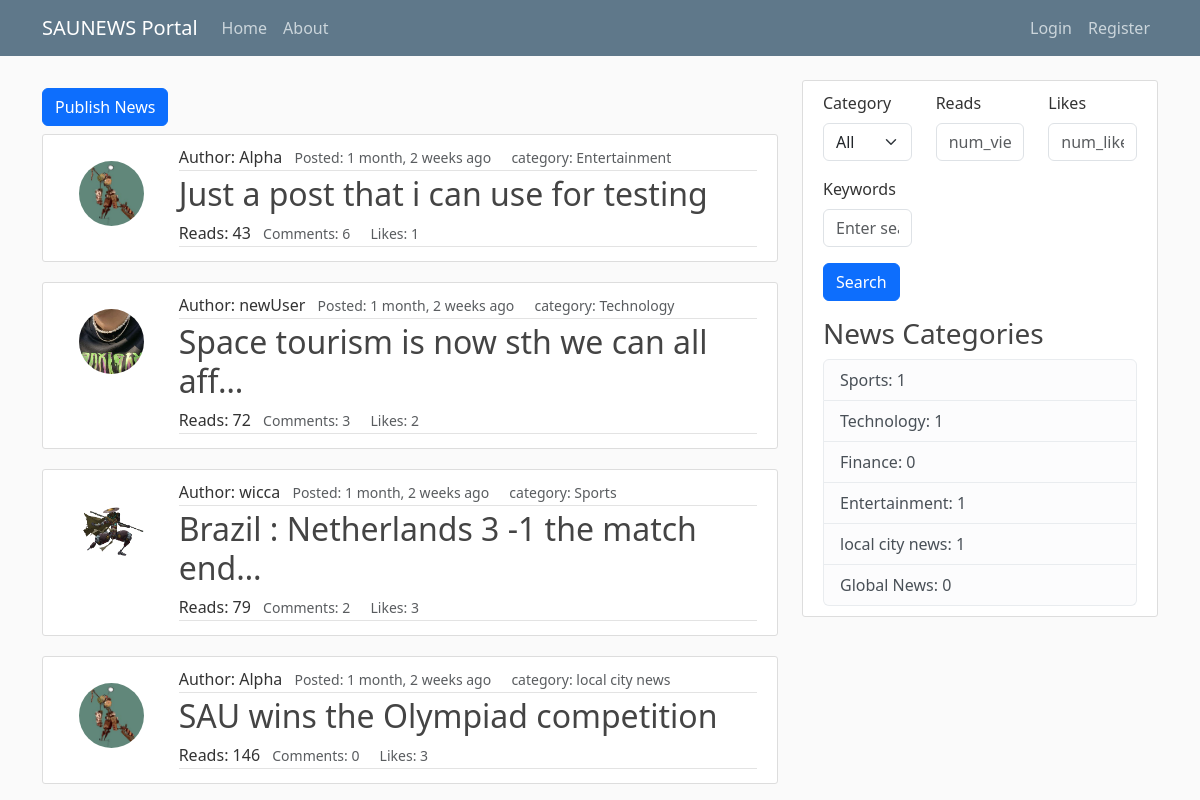
Before: / with the older database file.
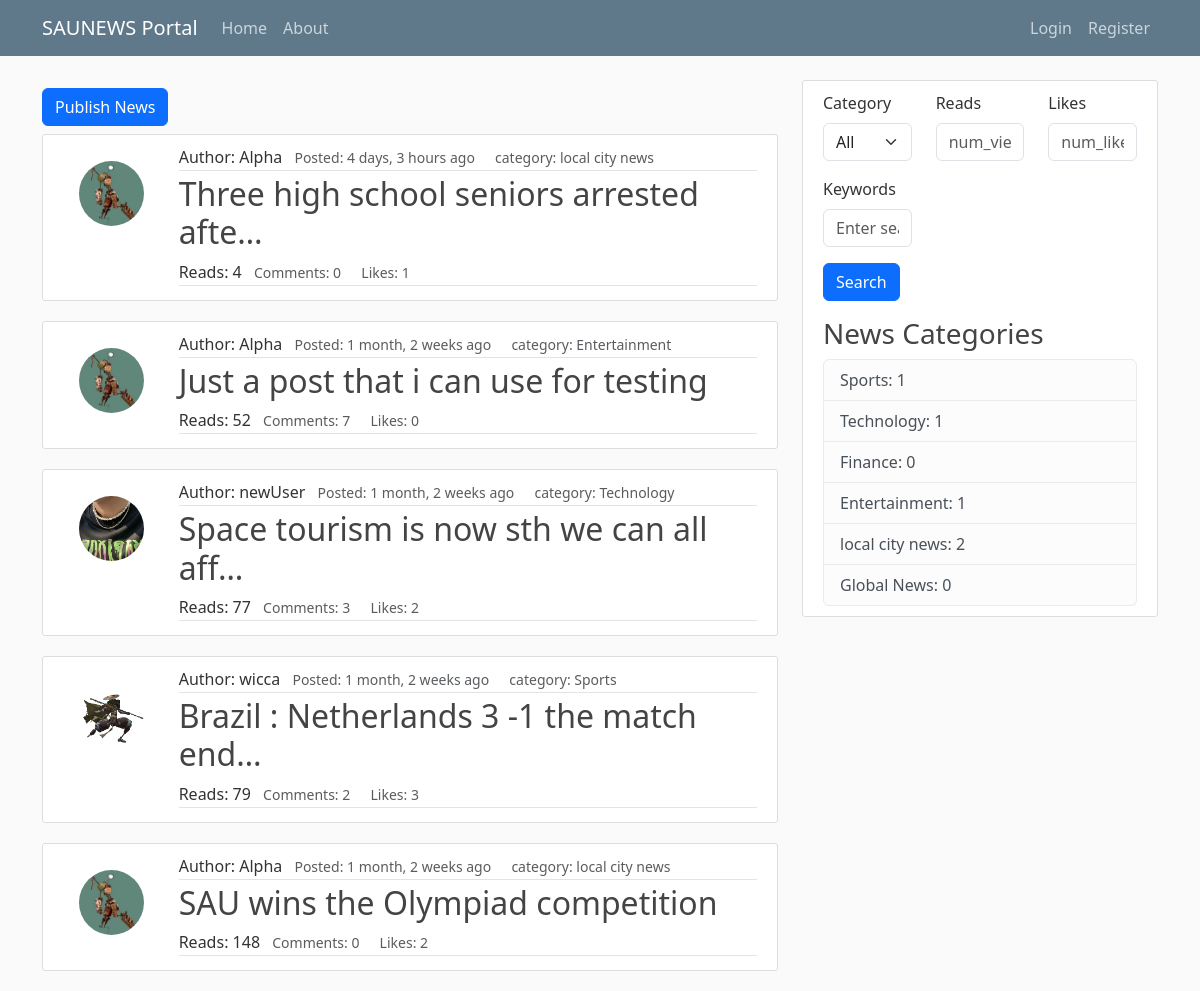
After: the same page with the newer database file.
### blog/models.py (models this page shows, shortened)
class Post(models.Model):
    title = models.CharField(max_length=100)
    content = models.TextField(null=True)
    category = models.ForeignKey(Category, on_delete=models.CASCADE, null=True)
    date_created = models.DateTimeField(default=timezone.now)
    author = models.ForeignKey(User, on_delete=models.CASCADE)
    likes = models.ManyToManyField(User, related_name='blog_posts')
    reads = models.IntegerField(default=0)
    comments_count = models.IntegerField(default=0)
    video = models.FileField(upload_to='videos/', null=True, blank=True)
    image = models.ImageField(upload_to='images/', null=True, blank=True)
    def total_likes(self):
        return self.likes.count()

class Category(models.Model):
    name = models.CharField(max_length=100)
    class Meta:
        verbose_name_plural = 'categories'
    def __str__(self):
        return self.name

### users/models.py (models this page shows, shortened)
class Profile(models.Model):
    user = models.OneToOneField(User, on_delete=models.CASCADE)
    image = models.ImageField(default="default.jpg", upload_to='profile_pics')

### blog/views.py (the view)
# urls.py: path("", views.home, name="blog_home"),
def home(request):
    posts = Post.objects.all().order_by('-date_created')
    context = {'posts': posts}
    return render(request, 'blog/home.html', context)

### blog/context_processors.py (called while the page is built)
def categories(request):
    categories = Category.objects.annotate(num_posts=Count('post'))
    return {'categories': categories}

### blog/templates/blog/home.html (shortened to what this page needs)
{% extends 'blog/base.html' %}
{% block content %}
    <a href="{% url 'post_create' %}" class="btn btn-primary my-2">Publish News</a>
    {% for post in posts %}
        <article class="media content-section">
            <div class="row g-0">
                <div class="col mt-3 ps-3">
                    <img src="{{ post.author.profile.image.url }}" class="rounded-circle article-img">
                </div>
                <div class="col-lg-10 media-body">
                    <div class="article-metadata">
                        <span>Author: {{ post.author }}</span>
                        <small class="px-2 text-muted">Posted: {{ post.date_created | timesince}} ago</small>
                        <small class="px-2 text-muted">category: {{ post.category }}</small>
                    </div>
                    <h2><a class="article-title nav-link " href="{% url 'post_detail' post.id %}">{{ post.title | truncatechars:40 }}</a></h2>
                    <div class="article-metadata ">
                        <span>Reads: {{ post.reads }}</span>
                        <small class="px-2 text-muted">Comments: {{ post.comments_count }}</small>
                        <small class="px-2 text-muted">Likes: {{ post.total_likes }}</small>
                    </div>
                </div>
            </div>
        </article>
    {% endfor %}
{% endblock content %}

### blog/templates/blog/base.html (shortened to what this page needs)
{% load static %}
<html lang="en">
  <head>
    <link href="https://cdn.jsdelivr.net/npm/bootstrap@5.3.0-alpha1/dist/css/bootstrap.min.css" rel="stylesheet">
    <link rel="stylesheet" href="https://cdn.jsdelivr.net/npm/bootstrap-icons@1.10.3/font/bootstrap-icons.css">
    <link rel="stylesheet" href="{% static 'blog/main.css' %}">
  </head>
  <body>
    <header class="site-header">
        <nav class="navbar navbar-expand-md navbar-dark bg-steel fixed-top">
          <div class="container">
            <a class="navbar-brand mr-4" href="{% url 'blog_home' %}">SAUNEWS Portal</a>
            <div class="collapse navbar-collapse" id="navbarToggle">
              <div class="navbar-nav mr-auto">
                <a class="nav-item nav-link" href="{% url 'blog_home' %}">Home</a>
                <a class="nav-item nav-link" href="{% url 'blog_about' %}">About</a>
              </div>
            </div>
            <div class="navbar-nav">
              {% if user.is_authenticated %}
                <a class="nav-item nav-link" href="{% url 'profile' %}">{{user.username}}'s Profile</a>
                <a class="nav-item nav-link" href="{% url 'logout' %}">Log Out</a>
                {% else %}
                <a class="nav-item nav-link" href="{% url 'login' %}">Login</a>
                <a class="nav-item nav-link" href="{% url 'register' %}">Register</a>
              {% endif %}
            </div>
          </div>
        </nav>
    </header>
    <main role="main" class="container">
        <div class="row">
          <div class="col-md-8">
            {% block content %} {% endblock %}
          </div>
          <div class="col-md-4">
            <div class="content-section">
              <form method="GET" action="{% url 'search' %}">
                <div class="row">
                  <div class="col-md-4">
                    <div class="mb-3">
                      <label for="category" class="form-label">Category</label>
                      <select name="category" id="category" class="form-select">
                        <option value="">All</option>
                      </select>
                    </div>
                  </div>
                  <div class="col-md-4">
                    <div class="mb-3">
                      <label for="num_views" class="form-label">Reads</label>
                      <input type="text" name="num_views" id="num_views" class="form-control" placeholder="num_views">
                    </div>
                  </div>
                  <div class="col-md-4">
                    <div class="mb-3">
                      <label for="num_likes" class="form-label">Likes</label>
                      <input type="text" name="num_likes" id="num_likes" class="form-control" placeholder="num_likes">
                    </div>
                  </div>
                  <div class="col-md-4">
                    <div class="mb-3">
                      <label for="query" class="form-label">Keywords</label>
                      <input type="text" name="query" id="query" class="form-control" placeholder="Enter search query">
                    </div>
                  </div>
                </div>
                <button type="submit" class="btn btn-primary">Search</button>
              </form>
              <h3>News Categories</h3>
              <ul class="list-group">
                {% for category in categories %}
                <li class="list-group-item list-group-item-light"><a href="{% url 'category_detail' category.id %}"></a>{{ category.name }}: {{ category.num_posts }}</li>
                {%endfor%}
              </ul>
            </div>
          </div>
        </div>
    </main>
  </body>
</html>

### blog/static/blog/main.css (style rules this page uses)
body { background: #fafafa; color: #333333; margin-top: 5rem; }
h1, h2, h3, h4, h5, h6 { color: #444444; }
ul { margin: 0; }
.bg-steel { background-color: #5f788a; }
.site-header .navbar-nav .nav-link { color: #cbd5db; }
.content-section { background: #ffffff; padding: 10px 20px; border: 1px solid #dddddd; border-radius: 3px; margin-bottom: 20px; }
.article-title { color: #444444; }
.article-img { height: 65px; width: 65px; margin-right: 16px; }
.article-metadata { padding-bottom: 1px; margin-bottom: 4px; border-bottom: 1px solid #e3e3e3 }

Changed rows visible on the page:
added Post: author.profile.image (picture), author "Alpha", date_created "4 days, 3 hours", category "local city news", title "Three high school seniors arrested afte…", reads "4", comments_count "0", total_likes "1"
changed Post "Just a post that i can use for testing": reads "43" → "52"; comments_count "6" → "7"; total_likes "1" → "0"
changed Post "Space tourism is now sth we can all aff…": reads "72" → "77"
changed Post "SAU wins the Olympiad competition": reads "146" → "148"; total_likes "3" → "2"
computed for Category "local city news": num_posts "1" → "2"
